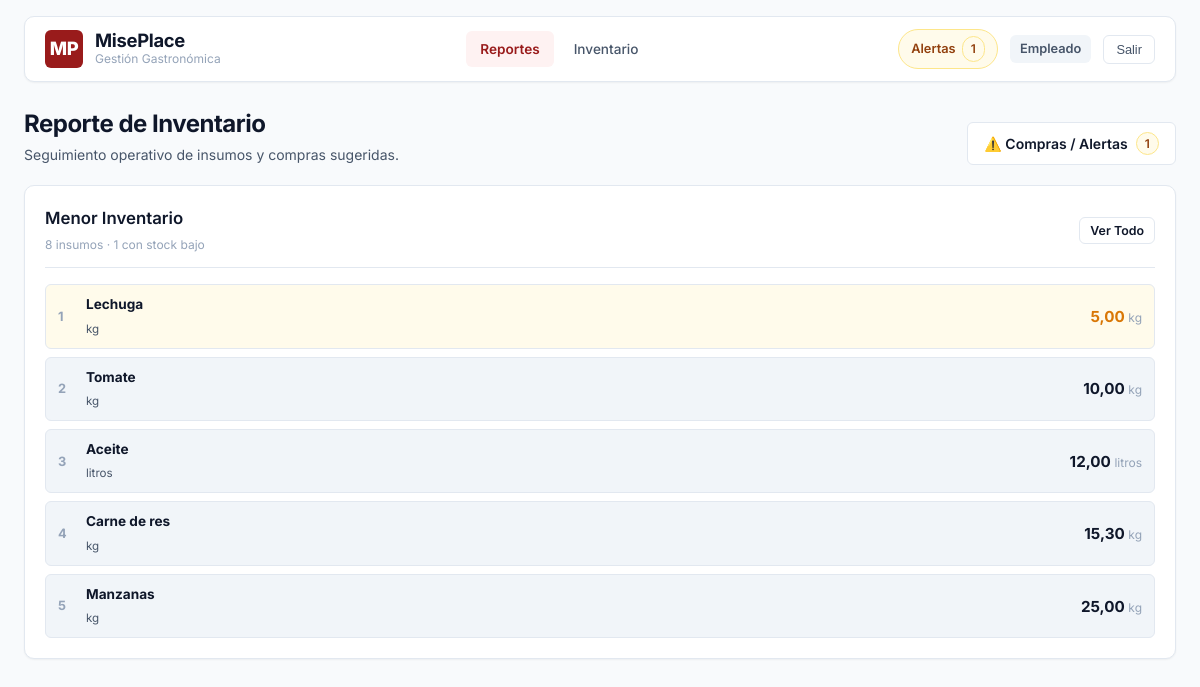
Screenshot of /reportes/ (signed in) with the database file from the repository.
### apps/usuarios/models.py (models this page shows, shortened)
class Usuario(AbstractBaseUser, PermissionsMixin):
    class Rol(models.TextChoices):
        ADMINISTRADOR = 'administrador', 'Administrador'
        CAJERO = 'cajero', 'Cajero'
        EMPLEADO = 'empleado', 'Empleado'
    email = models.EmailField('Correo electrónico', unique=True, max_length=150)
    nombre = models.CharField('Nombre o apodo', max_length=100, blank=True)
    rol = models.CharField('Rol', max_length=20, choices=Rol.choices, default=Rol.EMPLEADO)
    is_active = models.BooleanField('Activo', default=True)
    is_staff = models.BooleanField('Acceso a staff', default=False)
    fecha_registro = models.DateTimeField('Fecha de registro', auto_now_add=True)
    objects = UsuarioManager()
    USERNAME_FIELD = 'email'
    REQUIRED_FIELDS = []
    class Meta:
        verbose_name = 'Usuario'
        verbose_name_plural = 'Usuarios'
        ordering = ['email']
    @property
    def es_admin(self) -> bool:
        return self.rol == self.Rol.ADMINISTRADOR or self.is_superuser
    @property
    def es_cajero(self) -> bool:
        return self.rol == self.Rol.CAJERO
    @property
    def es_empleado(self) -> bool:
        return self.rol == self.Rol.EMPLEADO
    @property
    def puede_acceder_pos(self) -> bool:
        return self.es_admin or self.es_cajero
    @property
    def puede_acceder_inventario(self) -> bool:
        return self.es_admin or self.es_empleado
    @property
    def puede_acceder_recetas(self) -> bool:
        return self.es_admin
    @property
    def puede_acceder_reportes(self) -> bool:
        return self.es_admin or self.es_empleado

### apps/inventario/models.py (models this page shows, shortened)
class Insumo(models.Model):
    TIPO_MEDICION_CHOICES = [
        ('peso', 'Peso'),
        ('volumen', 'Volumen'),
        ('unidad', 'Unidad'),
    ]
    UNIDAD_MEDIDA_CHOICES = [
        ('kg', 'Kilogramos (kg)'),
        ('litros', 'Litros'),
        ('und', 'Unidades (und)'),
        ('paquete', 'Paquete'),
    ]
    nombre = models.CharField('Nombre del insumo', max_length=100, unique=True)
    tipo_medicion = models.CharField('Tipo de medición', max_length=20, choices=TIPO_MEDICION_CHOICES, default='peso')
    unidad_medida = models.CharField('Unidad de medida', max_length=20, choices=UNIDAD_MEDIDA_CHOICES, default='kg')
    stock_actual = models.DecimalField('Stock actual', max_digits=12, decimal_places=2, default=Decimal('0.00'))
    stock_minimo = models.DecimalField('Umbral mínimo de alerta', max_digits=12, decimal_places=2, default=Decimal('5.00'))
    stock_objetivo = models.DecimalField('Stock objetivo sugerido', max_digits=12, decimal_places=2, default=Decimal('10.00'))
    class Meta:
        verbose_name = 'Insumo'
        verbose_name_plural = 'Insumos'
        ordering = ['nombre']
    @property
    def estado(self) -> str:
        if self.stock_actual <= 0:
            return 'critico'
        elif self.stock_actual <= self.stock_minimo:
            return 'bajo'
        return 'bueno'
    @property
    def estado_texto(self) -> str:
        if self.stock_actual <= 0:
            return 'Agotado'
        elif self.stock_actual <= self.stock_minimo:
            return 'Bajo Mínimo'
        return 'OK'
    @property
    def compra_sugerida(self) -> Decimal:
        if self.stock_actual < self.stock_objetivo:
            return max(Decimal('0.00'), self.stock_objetivo - self.stock_actual)
        return Decimal('0.00')

### apps/reportes/views.py (the view, shortened to what this page needs)
# urls.py: path('', views.dashboard_reportes, name='dashboard'),
@roles_requeridos(['administrador', 'empleado'])
def dashboard_reportes(request):
    es_admin = request.user.es_admin
    inventario = list(Insumo.objects.all().order_by('stock_actual', 'nombre'))
    stock_bajo_total = sum(1 for i in inventario if i.estado in ('critico', 'bajo'))
    inventario_visible = inventario[:5]
    ventas_por_producto = []
    ventas_visibles = []
    max_unidades = 0
    historial_ventas = []
    datos_semana = []
    ingreso_semana = Decimal('0.00')
    unidades_semana = 0
    inicio_semana = None
    fin_semana = None
    insumos_sugeridos = [i for i in inventario if i.estado in ('critico', 'bajo')]
    context = {
        'es_admin': es_admin,
        'inventario': inventario,
        'inventario_visible': inventario_visible,
        'stock_bajo_total': stock_bajo_total,
        'insumos_sugeridos': insumos_sugeridos,
        'ventas_por_producto': ventas_por_producto,
        'ventas_visibles': ventas_visibles,
        'max_unidades': max_unidades,
        'historial_ventas': historial_ventas,
        'datos_semana': datos_semana,
        'ingreso_semana': ingreso_semana,
        'unidades_semana': unidades_semana,
        'inicio_semana': inicio_semana,
        'fin_semana': fin_semana,
    }
    return render(request, 'reportes/dashboard.html', context)

### apps/usuarios/context_processors.py (called while the page is built)
def usuario_contexto(request):
    if not request.user.is_authenticated:
        return {'total_alertas_stock': 0}
    try:
        from inventario.models import Insumo
        from django.db.models import F
        total_alertas = Insumo.objects.filter(stock_actual__lte=F('stock_minimo')).count()
    except Exception:
        total_alertas = 0
    return {
        'total_alertas_stock': total_alertas,
        'usuario_actual': request.user,
    }

### templates/reportes/dashboard.html (shortened to what this page needs)
{% extends 'base.html' %}
{% load humanize %}
{% block content %}
<div class="page-header">
    <div class="page-title">
        <h2>{% if es_admin %}Reportes de Consumo y Ventas{% else %}Reporte de Inventario{% endif %}</h2>
        <p>{% if es_admin %}Resumen ejecutivo de ventas, desempeño de productos y existencias de almacén.{% else %}Seguimiento operativo de insumos y compras sugeridas.{% endif %}</p>
    </div>
    <div class="page-actions">
        <button type="button" class="btn btn-secondary" id="btnModalCompras">
            ⚠️ Compras / Alertas {% if stock_bajo_total > 0 %}<span class="badge badge-warning">{{ stock_bajo_total }}</span>{% endif %}
        </button>
    </div>
</div>
<div style="display: grid; grid-template-columns: repeat(auto-fit, minmax(320px, 1fr)); gap: 20px; align-items: start; margin-bottom: 24px;">
    <div class="card" style="margin-bottom: 0;">
        <div class="card-header">
            <div>
                <h3>Menor Inventario</h3>
                <span class="subtitle">{{ inventario|length }} insumos · {{ stock_bajo_total }} con stock bajo</span>
            </div>
            <button type="button" class="btn btn-secondary btn-sm" id="btnModalInventario">Ver Todo</button>
        </div>
        <div style="display: flex; flex-direction: column; gap: 8px;">
            {% for st in inventario_visible %}
            <div style="display: flex; justify-content: space-between; align-items: center; padding: 9px 12px; background: {% if st.estado == 'critico' %}var(--danger-bg){% elif st.estado == 'bajo' %}var(--warning-bg){% else %}var(--bg-subtle){% endif %}; border-radius: var(--radius-sm); border: 1px solid var(--border-color);">
                <div style="display: flex; align-items: center; gap: 10px;">
                    <span style="font-weight: 700; font-size: 0.8rem; color: var(--text-muted); width: 18px;">{{ forloop.counter }}</span>
                    <div>
                        <strong style="font-size: 0.85rem; color: var(--text-primary); display: block;">{{ st.nombre }}</strong>
                        <span style="font-size: 0.725rem; color: var(--text-secondary);">{{ st.unidad_medida }}</span>
                    </div>
                </div>
                <div style="text-align: right;">
                    <strong style="font-size: 0.95rem; color: {% if st.estado == 'critico' %}var(--danger-accent){% elif st.estado == 'bajo' %}var(--warning-accent){% else %}var(--text-primary){% endif %};">
                        {{ st.stock_actual|floatformat:2 }}
                    </strong>
                    <span style="font-size: 0.75rem; color: var(--text-muted);">{{ st.unidad_medida }}</span>
                </div>
            </div>
            {% empty %}
            <p style="text-align: center; color: var(--text-muted); padding: 20px;">No hay insumos registrados.</p>
            {% endfor %}
        </div>
    </div>
</div>
{% endblock %}

### templates/base.html (shortened to what this page needs)
{% load static %}
<!DOCTYPE html>
<html lang="es">
<head>
    <link rel="stylesheet" href="{% static 'css/estilos.css' %}">
</head>
<body>
    <div id="app-container">
        {% if user.is_authenticated %}
        <header class="top-nav">
            <div class="brand-section">
                <a href="{% url 'usuarios:inicio_por_rol' %}" class="brand-logo" title="Inicio MisePlace">MP</a>
                <div class="brand-info">
                    <h1>MisePlace</h1>
                    <p>Gestión Gastronómica</p>
                </div>
            </div>
            <nav class="nav-links" aria-label="Navegación principal">
                {% if user.puede_acceder_reportes %}
                <a href="{% url 'reportes:dashboard' %}" class="nav-link {% if request.resolver_match.app_name == 'reportes' %}activo{% endif %}">
                    Reportes
                </a>
                {% endif %}
                {% if user.puede_acceder_inventario %}
                <a href="{% url 'inventario:lista' %}" class="nav-link {% if request.resolver_match.app_name == 'inventario' and request.resolver_match.url_name == 'lista' %}activo{% endif %}">
                    Inventario
                </a>
                {% endif %}
            </nav>
            <div class="nav-user-section">
                {% if user.puede_acceder_inventario and total_alertas_stock > 0 %}
                <a href="{% url 'inventario:alertas' %}" class="badge-alertas" title="Ver insumos que requieren reabastecimiento">
                    <span>Alertas</span>
                    <span class="badge badge-warning">{{ total_alertas_stock }}</span>
                </a>
                {% endif %}
                <div class="user-badge" title="{{ user.email }}">
                    <span>{{ user.get_rol_display }}</span>
                </div>
                <form action="{% url 'usuarios:logout' %}" method="post" style="display:inline;">
                    <button type="submit" class="btn-salir" title="Cerrar sesión">Salir</button>
                </form>
            </div>
        </header>
        {% endif %}
        <main id="main-content">
            {% block content %}{% endblock %}
        </main>
    </div>
</body>
</html>

### rows the page displays
Usuario: rol "Empleado"
Insumo: nombre "Lechuga", unidad_medida "kg", stock_actual "5,00"
Insumo: nombre "Tomate", unidad_medida "kg", stock_actual "10,00"
Insumo: nombre "Aceite", unidad_medida "litros", stock_actual "12,00"
Insumo: nombre "Carne de res", unidad_medida "kg", stock_actual "15,30"
Insumo: nombre "Manzanas", unidad_medida "kg", stock_actual "25,00"

### other values shown
{{ total_alertas_stock }} "1"
{{ stock_bajo_total }} "1"
{{ inventario|length }} "8"
